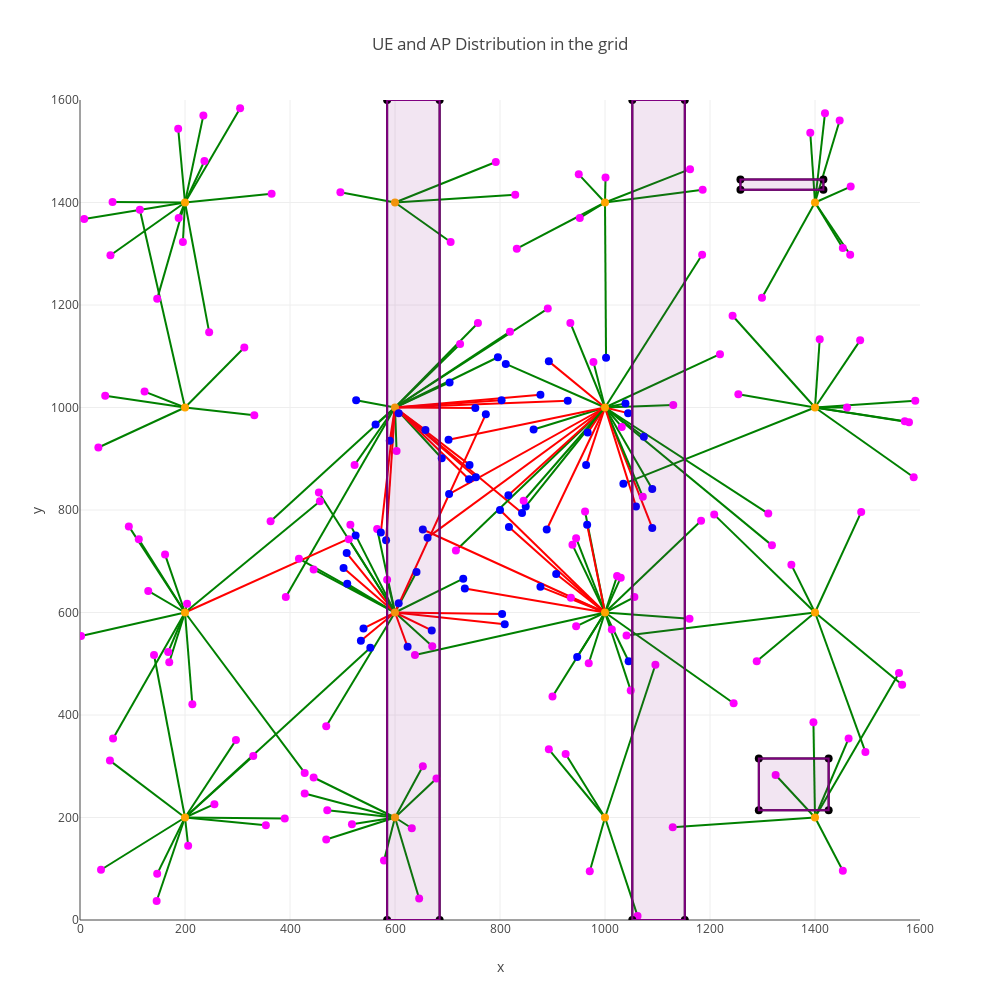

The notebook cell this image was saved under:
### Code cell
data_0_episode = Info_plot_dynamic_UE(result_DQN, 0)
data_values=data_0_episode["data"]  

figure={"data":data_values,
        "layout": {'xaxis':{'range': [0, 1600], 'title': 'x'},
                   'yaxis':{'range': [0, 1600], 'title': 'y'},
                   'title':"UE and AP Distribution in the grid",
                   'height' : 1000,
                   'width' :1000,
                   'showlegend': False,
                   "shapes":Rec_dict, 
                  }
       }
plotly.offline.iplot(figure, image='png')

### Figure 1 — Plotly figure (JSON) as saved in the notebook; plotly's stock layout.template omitted (floating-point values rounded to 4 significant figures; data arrays with more than 128 entries replaced by an {"elided": "..."} marker saying what was removed)
{"data": [{"line": {"color": "green", "width": 2}, "mode": "lines", "type": "scatter", "x": [1000, 945], "y": [600, 745]}, {"line": {"color": "green", "width": 2}, "mode": "lines", "type": "scatter", "x": [1000, 1162], "y": [1400, 1465]}, {"line": {"color": "green", "width": 2}, "mode": "lines", "type": "scatter", "x": [600, 689], "y": [1000, 901]}, {"line": {"color": "green", "width": 2}, "mode": "lines", "type": "scatter", "x": [1000, 952], "y": [1400, 1370]}, {"line": {"color": "green", "width": 2}, "mode": "lines", "type": "scatter", "x": [600, 392], "y": [1000, 630]}, {"line": {"color": "green", "width": 2}, "mode": "lines", "type": "scatter", "x": [600, 653], "y": [200, 300]}, {"line": {"color": "green", "width": 2}, "mode": "lines", "type": "scatter", "x": [1000, 1013], "y": [600, 567]}, {"line": {"color": "red", "width": 2}, "mode": "lines", "type": "scatter", "x": [1000, 889], "y": [1000, 762]}, {"line": {"color": "green", "width": 2}, "mode": "lines", "type": "scatter", "x": [200, 114], "y": [1000, 1386]}, {"line": {"color": "green", "width": 2}, "mode": "lines", "type": "scatter", "x": [1000, 925], "y": [200, 324]}, {"line": {"color": "green", "width": 2}, "mode": "lines", "type": "scatter", "x": [200, 63], "y": [600, 354]}, {"line": {"color": "green", "width": 2}, "mode": "lines", "type": "scatter", "x": [200, 123], "y": [1000, 1031]}, {"line": {"color": "green", "width": 2}, "mode": "lines", "type": "scatter", "x": [1400, 1289], "y": [600, 505]}, {"line": {"color": "green", "width": 2}, "mode": "lines", "type": "scatter", "x": [200, 141], "y": [200, 517]}, {"line": {"color": "green", "width": 2}, "mode": "lines", "type": "scatter", "x": [1000, 900], "y": [600, 436]}, {"line": {"color": "red", "width": 2}, "mode": "lines", "type": "scatter", "x": [600, 842], "y": [1000, 794]}, {"line": {"color": "green", "width": 2}, "mode": "lines", "type": "scatter", "x": [600, 730], "y": [600, 666]}, {"line": {"color": "green", "width": 2}, "mode": "lines", "type": "scatter", "x": [600, 455], "y": [600, 834]}, {"line": {"color": "green", "width": 2}, "mode": "lines", "type": "scatter", "x": [600, 704], "y": [1000, 1049]}, {"line": {"color": "green", "width": 2}, "mode": "lines", "type": "scatter", "x": [200, 235], "y": [1400, 1570]}, {"line": {"color": "green", "width": 2}, "mode": "lines", "type": "scatter", "x": [600, 469], "y": [600, 378]}, {"line": {"color": "green", "width": 2}, "mode": "lines", "type": "scatter", "x": [1000, 1183], "y": [600, 779]}, {"line": {"color": "green", "width": 2}, "mode": "lines", "type": "scatter", "x": [1000, 1185], "y": [1000, 1298]}, {"line": {"color": "green", "width": 2}, "mode": "lines", "type": "scatter", "x": [1400, 1041], "y": [600, 555]}, {"line": {"color": "green", "width": 2}, "mode": "lines", "type": "scatter", "x": [1000, 1245], "y": [600, 423]}, {"line": {"color": "green", "width": 2}, "mode": "lines", "type": "scatter", "x": [1400, 1355], "y": [600, 693]}, {"line": {"color": "green", "width": 2}, "mode": "lines", "type": "scatter", "x": [1000, 978], "y": [1000, 1089]}, {"line": {"color": "green", "width": 2}, "mode": "lines", "type": "scatter", "x": [1400, 1447], "y": [1400, 1560]}, {"line": {"color": "green", "width": 2}, "mode": "lines", "type": "scatter", "x": [1000, 1161], "y": [600, 588]}, {"line": {"color": "green", "width": 2}, "mode": "lines", "type": "scatter", "x": [1000, 849], "y": [1000, 807]}, {"line": {"color": "green", "width": 2}, "mode": "lines", "type": "scatter", "x": [200, 168], "y": [600, 523]}, {"line": {"color": "green", "width": 2}, "mode": "lines", "type": "scatter", "x": [1400, 1453], "y": [1400, 1311]}, {"line": {"color": "green", "width": 2}, "mode": "lines", "type": "scatter", "x": [1400, 1579], "y": [1000, 971]}, {"line": {"color": "green", "width": 2}, "mode": "lines", "type": "scatter", "x": [1400, 1496], "y": [600, 328]}, {"line": {"color": "green", "width": 2}, "mode": "lines", "type": "scatter", "x": [600, 607], "y": [1000, 989]}, {"line": {"color": "green", "width": 2}, "mode": "lines", "type": "scatter", "x": [600, 363], "y": [1000, 778]}, {"line": {"color": "green", "width": 2}, "mode": "lines", "type": "scatter", "x": [600, 891], "y": [1000, 1193]}, {"line": {"color": "green", "width": 2}, "mode": "lines", "type": "scatter", "x": [200, 62], "y": [1400, 1401]}, {"line": {"color": "green", "width": 2}, "mode": "lines", "type": "scatter", "x": [200, 130], "y": [600, 642]}, {"line": {"color": "green", "width": 2}, "mode": "lines", "type": "scatter", "x": [200, 147], "y": [1400, 1212]}, {"line": {"color": "green", "width": 2}, "mode": "lines", "type": "scatter", "x": [1000, 864], "y": [1000, 957]}, {"line": {"color": "green", "width": 2}, "mode": "lines", "type": "scatter", "x": [1000, 935], "y": [600, 629]}, {"line": {"color": "green", "width": 2}, "mode": "lines", "type": "scatter", "x": [600, 566], "y": [600, 763]}, {"line": {"color": "green", "width": 2}, "mode": "lines", "type": "scatter", "x": [200, 35], "y": [1000, 922]}, {"line": {"color": "red", "width": 2}, "mode": "lines", "type": "scatter", "x": [1000, 733], "y": [600, 647]}, {"line": {"color": "green", "width": 2}, "mode": "lines", "type": "scatter", "x": [1000, 1045], "y": [600, 505]}, {"line": {"color": "green", "width": 2}, "mode": "lines", "type": "scatter", "x": [1000, 716], "y": [1000, 721]}, {"line": {"color": "green", "width": 2}, "mode": "lines", "type": "scatter", "x": [1000, 947], "y": [600, 513]}, {"line": {"color": "green", "width": 2}, "mode": "lines", "type": "scatter", "x": [1000, 638], "y": [600, 517]}, {"line": {"color": "green", "width": 2}, "mode": "lines", "type": "scatter", "x": [200, 354], "y": [200, 185]}, {"line": {"color": "green", "width": 2}, "mode": "lines", "type": "scatter", "x": [600, 471], "y": [200, 214]}, {"line": {"color": "green", "width": 2}, "mode": "lines", "type": "scatter", "x": [200, 297], "y": [200, 351]}, {"line": {"color": "green", "width": 2}, "mode": "lines", "type": "scatter", "x": [1000, 1186], "y": [1400, 1425]}, {"line": {"color": "green", "width": 2}, "mode": "lines", "type": "scatter", "x": [600, 509], "y": [600, 656]}, {"line": {"color": "green", "width": 2}, "mode": "lines", "type": "scatter", "x": [600, 641], "y": [600, 679]}, {"line": {"color": "green", "width": 2}, "mode": "lines", "type": "scatter", "x": [1000, 1130], "y": [1000, 1005]}, {"line": {"color": "green", "width": 2}, "mode": "lines", "type": "scatter", "x": [1400, 1560], "y": [200, 482]}, {"line": {"color": "green", "width": 2}, "mode": "lines", "type": "scatter", "x": [1000, 934], "y": [1000, 1165]}, {"line": {"color": "green", "width": 2}, "mode": "lines", "type": "scatter", "x": [1000, 811], "y": [1000, 1085]}, {"line": {"color": "green", "width": 2}, "mode": "lines", "type": "scatter", "x": [1400, 1488], "y": [600, 796]}, {"line": {"color": "green", "width": 2}, "mode": "lines", "type": "scatter", "x": [600, 585], "y": [600, 664]}, {"line": {"color": "green", "width": 2}, "mode": "lines", "type": "scatter", "x": [200, 57], "y": [200, 311]}, {"line": {"color": "green", "width": 2}, "mode": "lines", "type": "scatter", "x": [1400, 1129], "y": [200, 181]}, {"line": {"color": "green", "width": 2}, "mode": "lines", "type": "scatter", "x": [1400, 1409], "y": [1000, 1133]}, {"line": {"color": "green", "width": 2}, "mode": "lines", "type": "scatter", "x": [600, 671], "y": [600, 534]}, {"line": {"color": "green", "width": 2}, "mode": "lines", "type": "scatter", "x": [1000, 1049], "y": [600, 448]}, {"line": {"color": "green", "width": 2}, "mode": "lines", "type": "scatter", "x": [200, 147], "y": [200, 90]}, {"line": {"color": "green", "width": 2}, "mode": "lines", "type": "scatter", "x": [600, 445], "y": [200, 278]}, {"line": {"color": "green", "width": 2}, "mode": "lines", "type": "scatter", "x": [200, 553], "y": [200, 531]}, {"line": {"color": "green", "width": 2}, "mode": "lines", "type": "scatter", "x": [1400, 1588], "y": [1000, 864]}, {"line": {"color": "green", "width": 2}, "mode": "lines", "type": "scatter", "x": [1000, 1074], "y": [1000, 943]}, {"line": {"color": "green", "width": 2}, "mode": "lines", "type": "scatter", "x": [200, 187], "y": [1400, 1544]}, {"line": {"color": "green", "width": 2}, "mode": "lines", "type": "scatter", "x": [1400, 1208], "y": [600, 791]}, {"line": {"color": "green", "width": 2}, "mode": "lines", "type": "scatter", "x": [1000, 1032], "y": [1000, 962]}, {"line": {"color": "green", "width": 2}, "mode": "lines", "type": "scatter", "x": [1400, 1325], "y": [200, 283]}, {"line": {"color": "green", "width": 2}, "mode": "lines", "type": "scatter", "x": [200, 58], "y": [1400, 1297]}, {"line": {"color": "green", "width": 2}, "mode": "lines", "type": "scatter", "x": [600, 563], "y": [1000, 967]}, {"line": {"color": "green", "width": 2}, "mode": "lines", "type": "scatter", "x": [1400, 1461], "y": [1000, 1000]}, {"line": {"color": "green", "width": 2}, "mode": "lines", "type": "scatter", "x": [1000, 893], "y": [200, 333]}, {"line": {"color": "green", "width": 2}, "mode": "lines", "type": "scatter", "x": [1400, 1243], "y": [1000, 1179]}, {"line": {"color": "green", "width": 2}, "mode": "lines", "type": "scatter", "x": [600, 706], "y": [1400, 1323]}, {"line": {"color": "green", "width": 2}, "mode": "lines", "type": "scatter", "x": [1400, 1391], "y": [1400, 1536]}, {"line": {"color": "green", "width": 2}, "mode": "lines", "type": "scatter", "x": [600, 428], "y": [200, 247]}, {"line": {"color": "green", "width": 2}, "mode": "lines", "type": "scatter", "x": [600, 445], "y": [600, 684]}, {"line": {"color": "green", "width": 2}, "mode": "lines", "type": "scatter", "x": [600, 829], "y": [1400, 1415]}, {"line": {"color": "green", "width": 2}, "mode": "lines", "type": "scatter", "x": [1000, 1090], "y": [1000, 841]}, {"line": {"color": "green", "width": 2}, "mode": "lines", "type": "scatter", "x": [1000, 945], "y": [600, 573]}, {"line": {"color": "green", "width": 2}, "mode": "lines", "type": "scatter", "x": [200, 256], "y": [200, 226]}, {"line": {"color": "green", "width": 2}, "mode": "lines", "type": "scatter", "x": [1000, 1311], "y": [1000, 793]}, {"line": {"color": "green", "width": 2}, "mode": "lines", "type": "scatter", "x": [1400, 1467], "y": [1400, 1298]}, {"line": {"color": "green", "width": 2}, "mode": "lines", "type": "scatter", "x": [200, 196], "y": [1400, 1323]}, {"line": {"color": "green", "width": 2}, "mode": "lines", "type": "scatter", "x": [200, 48], "y": [1000, 1023]}, {"line": {"color": "green", "width": 2}, "mode": "lines", "type": "scatter", "x": [600, 792], "y": [1400, 1479]}, {"line": {"color": "green", "width": 2}, "mode": "lines", "type": "scatter", "x": [600, 603], "y": [1000, 915]}, {"line": {"color": "green", "width": 2}, "mode": "lines", "type": "scatter", "x": [600, 607], "y": [600, 618]}, {"line": {"color": "green", "width": 2}, "mode": "lines", "type": "scatter", "x": [600, 758], "y": [1000, 1165]}, {"line": {"color": "green", "width": 2}, "mode": "lines", "type": "scatter", "x": [1000, 971], "y": [200, 95]}, {"line": {"color": "green", "width": 2}, "mode": "lines", "type": "scatter", "x": [1000, 1056], "y": [600, 630]}, {"line": {"color": "green", "width": 2}, "mode": "lines", "type": "scatter", "x": [1000, 1023], "y": [600, 671]}, {"line": {"color": "green", "width": 2}, "mode": "lines", "type": "scatter", "x": [600, 417], "y": [600, 705]}, {"line": {"color": "green", "width": 2}, "mode": "lines", "type": "scatter", "x": [600, 518], "y": [200, 187]}, {"line": {"color": "green", "width": 2}, "mode": "lines", "type": "scatter", "x": [1400, 1254], "y": [1000, 1026]}, {"line": {"color": "red", "width": 2}, "mode": "lines", "type": "scatter", "x": [600, 773], "y": [600, 987]}, {"line": {"color": "green", "width": 2}, "mode": "lines", "type": "scatter", "x": [1000, 950], "y": [1400, 1455]}, {"line": {"color": "green", "width": 2}, "mode": "lines", "type": "scatter", "x": [600, 526], "y": [1000, 1014]}, {"line": {"color": "green", "width": 2}, "mode": "lines", "type": "scatter", "x": [200, 246], "y": [1400, 1147]}, {"line": {"color": "green", "width": 2}, "mode": "lines", "type": "scatter", "x": [600, 796], "y": [1000, 1098]}, {"line": {"color": "red", "width": 2}, "mode": "lines", "type": "scatter", "x": [1000, 1090], "y": [1000, 765]}, {"line": {"color": "green", "width": 2}, "mode": "lines", "type": "scatter", "x": [1000, 1039], "y": [1000, 1008]}, {"line": {"color": "green", "width": 2}, "mode": "lines", "type": "scatter", "x": [200, 204], "y": [600, 617]}, {"line": {"color": "red", "width": 2}, "mode": "lines", "type": "scatter", "x": [600, 804], "y": [600, 597]}, {"line": {"color": "green", "width": 2}, "mode": "lines", "type": "scatter", "x": [600, 819], "y": [1000, 1148]}, {"line": {"color": "green", "width": 2}, "mode": "lines", "type": "scatter", "x": [200, 365], "y": [1400, 1417]}, {"line": {"color": "red", "width": 2}, "mode": "lines", "type": "scatter", "x": [1000, 702], "y": [1000, 937]}, {"line": {"color": "green", "width": 2}, "mode": "lines", "type": "scatter", "x": [200, 93], "y": [600, 768]}, {"line": {"color": "red", "width": 2}, "mode": "lines", "type": "scatter", "x": [600, 809], "y": [600, 577]}, {"line": {"color": "green", "width": 2}, "mode": "lines", "type": "scatter", "x": [600, 646], "y": [200, 42]}, {"line": {"color": "green", "width": 2}, "mode": "lines", "type": "scatter", "x": [1000, 1001], "y": [1400, 1449]}, {"line": {"color": "green", "width": 2}, "mode": "lines", "type": "scatter", "x": [1000, 1096], "y": [200, 498]}, {"line": {"color": "green", "width": 2}, "mode": "lines", "type": "scatter", "x": [600, 515], "y": [600, 771]}, {"line": {"color": "green", "width": 2}, "mode": "lines", "type": "scatter", "x": [200, 305], "y": [1400, 1584]}, {"line": {"color": "green", "width": 2}, "mode": "lines", "type": "scatter", "x": [200, 330], "y": [200, 320]}, {"line": {"color": "green", "width": 2}, "mode": "lines", "type": "scatter", "x": [1000, 1072], "y": [1000, 826]}, {"line": {"color": "red", "width": 2}, "mode": "lines", "type": "scatter", "x": [600, 502], "y": [600, 687]}, {"line": {"color": "red", "width": 2}, "mode": "lines", "type": "scatter", "x": [1000, 964], "y": [1000, 888]}, {"line": {"color": "green", "width": 2}, "mode": "lines", "type": "scatter", "x": [600, 724], "y": [1000, 1124]}, {"line": {"color": "green", "width": 2}, "mode": "lines", "type": "scatter", "x": [200, 390], "y": [200, 198]}, {"line": {"color": "green", "width": 2}, "mode": "lines", "type": "scatter", "x": [1400, 1419], "y": [1400, 1574]}, {"line": {"color": "red", "width": 2}, "mode": "lines", "type": "scatter", "x": [1000, 1044], "y": [1000, 989]}, {"line": {"color": "red", "width": 2}, "mode": "lines", "type": "scatter", "x": [1000, 816], "y": [1000, 829]}, {"line": {"color": "red", "width": 2}, "mode": "lines", "type": "scatter", "x": [600, 741], "y": [1000, 860]}, {"line": {"color": "red", "width": 2}, "mode": "lines", "type": "scatter", "x": [1000, 907], "y": [600, 675]}, {"line": {"color": "green", "width": 2}, "mode": "lines", "type": "scatter", "x": [600, 679], "y": [200, 276]}, {"line": {"color": "green", "width": 2}, "mode": "lines", "type": "scatter", "x": [1400, 1035], "y": [1000, 851]}, {"line": {"color": "green", "width": 2}, "mode": "lines", "type": "scatter", "x": [200, 332], "y": [1000, 985]}, {"line": {"color": "green", "width": 2}, "mode": "lines", "type": "scatter", "x": [600, 523], "y": [1000, 888]}, {"line": {"color": "green", "width": 2}, "mode": "lines", "type": "scatter", "x": [1000, 962], "y": [600, 797]}, {"line": {"color": "red", "width": 2}, "mode": "lines", "type": "scatter", "x": [600, 753], "y": [1000, 999]}, {"line": {"color": "red", "width": 2}, "mode": "lines", "type": "scatter", "x": [1000, 893], "y": [1000, 1090]}, {"line": {"color": "green", "width": 2}, "mode": "lines", "type": "scatter", "x": [1000, 1318], "y": [1000, 731]}, {"line": {"color": "red", "width": 2}, "mode": "lines", "type": "scatter", "x": [1000, 662], "y": [1000, 746]}, {"line": {"color": "red", "width": 2}, "mode": "lines", "type": "scatter", "x": [1000, 877], "y": [600, 650]}, {"line": {"color": "red", "width": 2}, "mode": "lines", "type": "scatter", "x": [600, 540], "y": [600, 569]}, {"line": {"color": "green", "width": 2}, "mode": "lines", "type": "scatter", "x": [200, 8], "y": [1400, 1368]}, {"line": {"color": "green", "width": 2}, "mode": "lines", "type": "scatter", "x": [1000, 938], "y": [600, 732]}, {"line": {"color": "green", "width": 2}, "mode": "lines", "type": "scatter", "x": [1400, 1571], "y": [1000, 973]}, {"line": {"color": "red", "width": 2}, "mode": "lines", "type": "scatter", "x": [600, 535], "y": [600, 545]}, {"line": {"color": "red", "width": 2}, "mode": "lines", "type": "scatter", "x": [1000, 967], "y": [1000, 951]}, {"line": {"color": "red", "width": 2}, "mode": "lines", "type": "scatter", "x": [600, 583], "y": [1000, 741]}, {"line": {"color": "red", "width": 2}, "mode": "lines", "type": "scatter", "x": [600, 624], "y": [600, 533]}, {"line": {"color": "red", "width": 2}, "mode": "lines", "type": "scatter", "x": [600, 573], "y": [1000, 756]}, {"line": {"color": "red", "width": 2}, "mode": "lines", "type": "scatter", "x": [200, 525], "y": [600, 750]}, {"line": {"color": "green", "width": 2}, "mode": "lines", "type": "scatter", "x": [200, 313], "y": [1000, 1117]}, {"line": {"color": "green", "width": 2}, "mode": "lines", "type": "scatter", "x": [1000, 1219], "y": [1000, 1104]}, {"line": {"color": "green", "width": 2}, "mode": "lines", "type": "scatter", "x": [200, 188], "y": [1400, 1370]}, {"line": {"color": "red", "width": 2}, "mode": "lines", "type": "scatter", "x": [1000, 817], "y": [600, 767]}, {"line": {"color": "green", "width": 2}, "mode": "lines", "type": "scatter", "x": [600, 579], "y": [200, 116]}, {"line": {"color": "green", "width": 2}, "mode": "lines", "type": "scatter", "x": [1000, 1062], "y": [200, 8]}, {"line": {"color": "red", "width": 2}, "mode": "lines", "type": "scatter", "x": [1000, 966], "y": [600, 771]}, {"line": {"color": "red", "width": 2}, "mode": "lines", "type": "scatter", "x": [600, 877], "y": [1000, 1025]}, {"line": {"color": "red", "width": 2}, "mode": "lines", "type": "scatter", "x": [1000, 653], "y": [600, 762]}, {"line": {"color": "red", "width": 2}, "mode": "lines", "type": "scatter", "x": [600, 508], "y": [600, 716]}, {"line": {"color": "green", "width": 2}, "mode": "lines", "type": "scatter", "x": [200, 214], "y": [600, 421]}, {"line": {"color": "green", "width": 2}, "mode": "lines", "type": "scatter", "x": [1000, 832], "y": [1400, 1310]}, {"line": {"color": "green", "width": 2}, "mode": "lines", "type": "scatter", "x": [200, 457], "y": [600, 817]}, {"line": {"color": "red", "width": 2}, "mode": "lines", "type": "scatter", "x": [600, 754], "y": [1000, 864]}, {"line": {"color": "green", "width": 2}, "mode": "lines", "type": "scatter", "x": [1400, 1464], "y": [200, 354]}, {"line": {"color": "red", "width": 2}, "mode": "lines", "type": "scatter", "x": [600, 590], "y": [1000, 935]}, {"line": {"color": "green", "width": 2}, "mode": "lines", "type": "scatter", "x": [200, 428], "y": [600, 287]}, {"line": {"color": "green", "width": 2}, "mode": "lines", "type": "scatter", "x": [1000, 1002], "y": [1400, 1097]}, {"line": {"color": "green", "width": 2}, "mode": "lines", "type": "scatter", "x": [1000, 845], "y": [1000, 818]}, {"line": {"color": "green", "width": 2}, "mode": "lines", "type": "scatter", "x": [600, 496], "y": [1400, 1420]}, {"line": {"color": "green", "width": 2}, "mode": "lines", "type": "scatter", "x": [1400, 1397], "y": [200, 386]}, {"line": {"color": "red", "width": 2}, "mode": "lines", "type": "scatter", "x": [1000, 800], "y": [600, 800]}, {"line": {"color": "green", "width": 2}, "mode": "lines", "type": "scatter", "x": [200, 237], "y": [1400, 1481]}, {"line": {"color": "green", "width": 2}, "mode": "lines", "type": "scatter", "x": [1400, 1486], "y": [1000, 1131]}, {"line": {"color": "green", "width": 2}, "mode": "lines", "type": "scatter", "x": [200, 2], "y": [600, 554]}, {"line": {"color": "green", "width": 2}, "mode": "lines", "type": "scatter", "x": [1400, 1453], "y": [200, 96]}, {"line": {"color": "green", "width": 2}, "mode": "lines", "type": "scatter", "x": [600, 469], "y": [200, 157]}, {"line": {"color": "green", "width": 2}, "mode": "lines", "type": "scatter", "x": [200, 170], "y": [600, 503]}, {"line": {"color": "red", "width": 2}, "mode": "lines", "type": "scatter", "x": [600, 929], "y": [1000, 1013]}, {"line": {"color": "red", "width": 2}, "mode": "lines", "type": "scatter", "x": [600, 670], "y": [600, 565]}, {"line": {"color": "green", "width": 2}, "mode": "lines", "type": "scatter", "x": [200, 112], "y": [600, 743]}, {"line": {"color": "green", "width": 2}, "mode": "lines", "type": "scatter", "x": [600, 632], "y": [200, 179]}, {"line": {"color": "green", "width": 2}, "mode": "lines", "type": "scatter", "x": [1400, 1299], "y": [1400, 1214]}, {"line": {"color": "green", "width": 2}, "mode": "lines", "type": "scatter", "x": [1400, 1591], "y": [1000, 1013]}, {"line": {"color": "green", "width": 2}, "mode": "lines", "type": "scatter", "x": [1400, 1468], "y": [1400, 1431]}, {"line": {"color": "red", "width": 2}, "mode": "lines", "type": "scatter", "x": [600, 742], "y": [1000, 888]}, {"line": {"color": "red", "width": 2}, "mode": "lines", "type": "scatter", "x": [600, 803], "y": [1000, 1014]}, {"line": {"color": "red", "width": 2}, "mode": "lines", "type": "scatter", "x": [600, 658], "y": [1000, 956]}, {"line": {"color": "red", "width": 2}, "mode": "lines", "type": "scatter", "x": [1000, 1059], "y": [1000, 807]}, {"line": {"color": "green", "width": 2}, "mode": "lines", "type": "scatter", "x": [200, 40], "y": [200, 98]}, {"line": {"color": "green", "width": 2}, "mode": "lines", "type": "scatter", "x": [200, 162], "y": [600, 713]}, {"line": {"color": "green", "width": 2}, "mode": "lines", "type": "scatter", "x": [1000, 969], "y": [600, 501]}, {"line": {"color": "green", "width": 2}, "mode": "lines", "type": "scatter", "x": [200, 206], "y": [200, 145]}, {"line": {"color": "red", "width": 2}, "mode": "lines", "type": "scatter", "x": [1000, 703], "y": [1000, 831]}, {"line": {"color": "green", "width": 2}, "mode": "lines", "type": "scatter", "x": [1000, 1030], "y": [600, 668]}, {"line": {"color": "green", "width": 2}, "mode": "lines", "type": "scatter", "x": [600, 512], "y": [600, 743]}, {"line": {"color": "green", "width": 2}, "mode": "lines", "type": "scatter", "x": [200, 146], "y": [200, 37]}, {"line": {"color": "green", "width": 2}, "mode": "lines", "type": "scatter", "x": [1400, 1566], "y": [600, 459]}, {"line": {"color": "black", "width": 2}, "mode": "lines", "type": "scatter", "x": [585, 585], "y": [0, 1600]}, {"line": {"color": "black", "width": 2}, "mode": "lines", "type": "scatter", "x": [585, 685], "y": [1600, 1600]}, {"line": {"color": "black", "width": 2}, "mode": "lines", "type": "scatter", "x": [685, 685], "y": [1600, 0]}, {"line": {"color": "black", "width": 2}, "mode": "lines", "type": "scatter", "x": [585, 685], "y": [0, 0]}, {"line": {"color": "black", "width": 2}, "mode": "lines", "type": "scatter", "x": [1293, 1293], "y": [214, 315]}, {"line": {"color": "black", "width": 2}, "mode": "lines", "type": "scatter", "x": [1293, 1426], "y": [315, 315]}, {"line": {"color": "black", "width": 2}, "mode": "lines", "type": "scatter", "x": [1426, 1426], "y": [315, 214]}, {"line": {"color": "black", "width": 2}, "mode": "lines", "type": "scatter", "x": [1293, 1426], "y": [214, 214]}, {"line": {"color": "black", "width": 2}, "mode": "lines", "type": "scatter", "x": [1258, 1258], "y": [1425, 1445]}, {"line": {"color": "black", "width": 2}, "mode": "lines", "type": "scatter", "x": [1258, 1416], "y": [1445, 1445]}, {"line": {"color": "black", "width": 2}, "mode": "lines", "type": "scatter", "x": [1416, 1416], "y": [1445, 1425]}, {"line": {"color": "black", "width": 2}, "mode": "lines", "type": "scatter", "x": [1258, 1416], "y": [1425, 1425]}, {"line": {"color": "black", "width": 2}, "mode": "lines", "type": "scatter", "x": [1052, 1052], "y": [0, 1600]}, {"line": {"color": "black", "width": 2}, "mode": "lines", "type": "scatter", "x": [1052, 1152], "y": [1600, 1600]}, {"line": {"color": "black", "width": 2}, "mode": "lines", "type": "scatter", "x": [1152, 1152], "y": [1600, 0]}, {"line": {"color": "black", "width": 2}, "mode": "lines", "type": "scatter", "x": [1052, 1152], "y": [0, 0]}, {"marker": {"color": {"elided": "232 str values"}, "size": 8}, "mode": "markers", "type": "scatter", "x": {"elided": "232 int values"}, "y": {"elided": "232 int values"}}], "layout": {"height": 1000, "shapes": [{"fillcolor": "rgba(128, 0, 128 0.1)", "line": {"color": "rgba(128, 0, 128, 1)", "width": 2}, "type": "rect", "x0": 585, "x1": 685, "y0": 0, "y1": 1600}, {"fillcolor": "rgba(128, 0, 128 0.1)", "line": {"color": "rgba(128, 0, 128, 1)", "width": 2}, "type": "rect", "x0": 1293, "x1": 1426, "y0": 214, "y1": 315}, {"fillcolor": "rgba(128, 0, 128 0.1)", "line": {"color": "rgba(128, 0, 128, 1)", "width": 2}, "type": "rect", "x0": 1258, "x1": 1416, "y0": 1425, "y1": 1445}, {"fillcolor": "rgba(128, 0, 128 0.1)", "line": {"color": "rgba(128, 0, 128, 1)", "width": 2}, "type": "rect", "x0": 1052, "x1": 1152, "y0": 0, "y1": 1600}], "showlegend": false, "title": "UE and AP Distribution in the grid", "width": 1000, "xaxis": {"range": [0, 1600], "title": "x"}, "yaxis": {"range": [0, 1600], "title": "y"}}}
